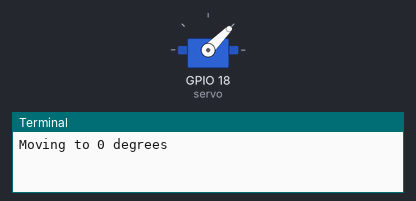
Bench run of a program on a simulated Raspberry Pi (BCM pin numbers). Shown: servo, the last lines printed to the terminal. Servo angles are drawn from the pulse width (0.5 ms = 0°, 2.5 ms = 180°).

Above: at 0.05 s.
At 1.5 s:
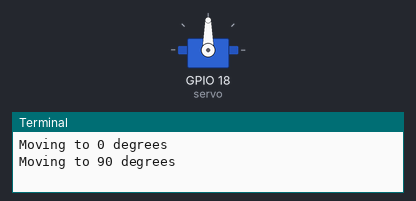
At 3.0 s:
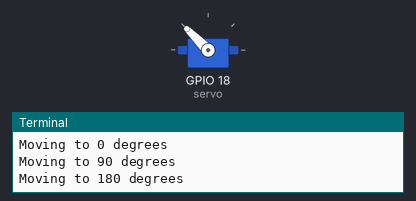
Timing chart, 0 to 6.9 s (numbered marks = the images above):
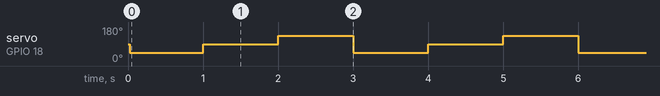

Measured:
- by itself, servo on GPIO 18 (servo): repeats every 3.0 s: 90° 1.0 s, 135° 1.0 s, 45° 1.0 s

The program:

servo-test.py
```python
from gpiozero import Servo
from time import sleep

# GPIO Pin connected to the servo (BCM mode)
servo = Servo(18)

# Function to move the servo to a specific angle
def move_servo(angle):
    # Convert angle to a value between -1 (min) and 1 (max) for gpiozero's Servo
    # Assuming that -1 is 0 degrees, 0 is 90 degrees, and 1 is 180 degrees
    value = (angle / 90) - 1
    servo.value = value

try:
    while True:
        print("Moving to 0 degrees")
        move_servo(0)
        sleep(1)

        print("Moving to 90 degrees")
        move_servo(90)
        sleep(1)

        print("Moving to 180 degrees")
        move_servo(180)
        sleep(1)

except KeyboardInterrupt:
    print("Program interrupted")
```
